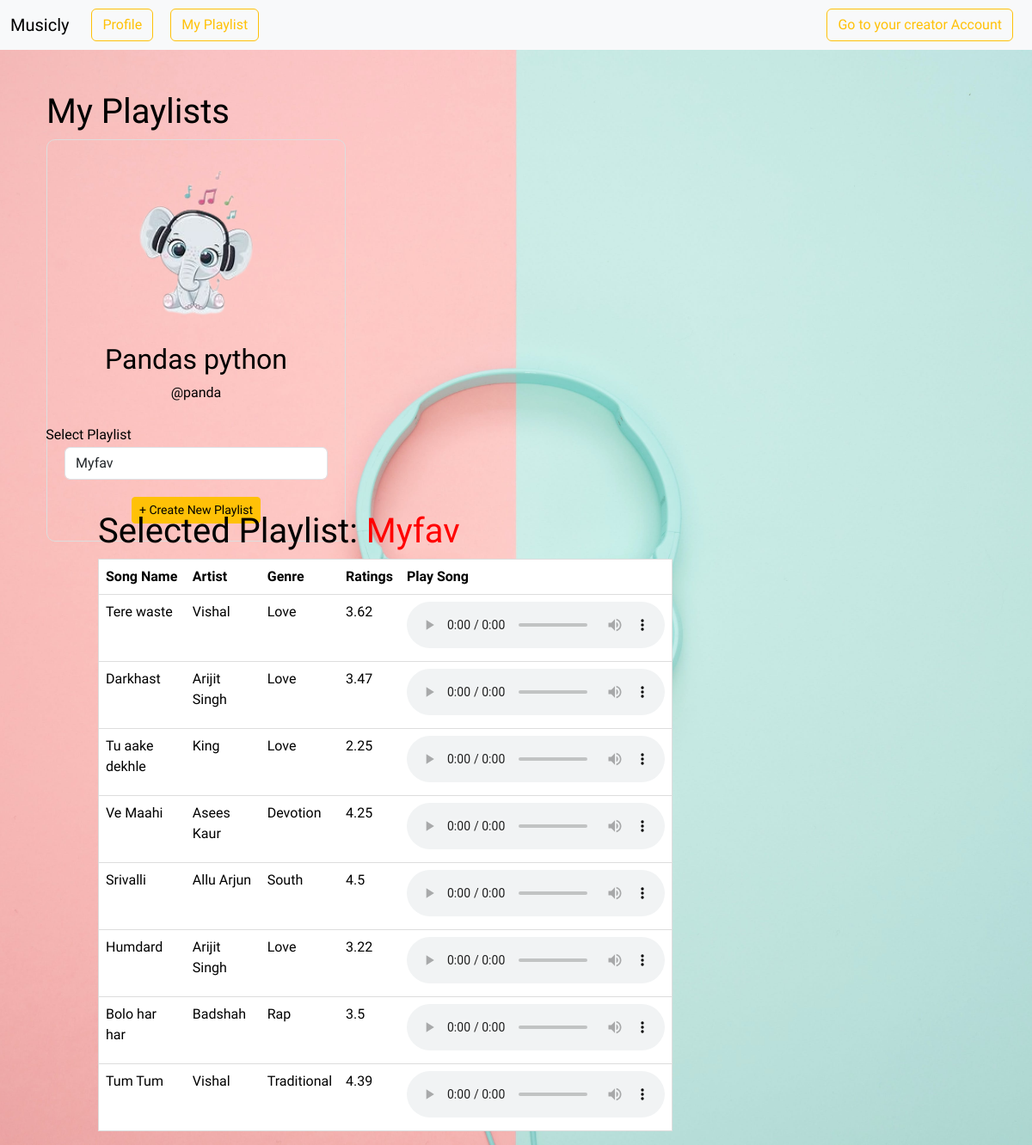
The page /playlist (signed in) on the database its author committed.
### models.py (models this page shows, shortened)
class User(UserMixin, db.Model):
    __tablename__ = 'User'
    id = db.Column(db.Integer, primary_key = True)
    username = db.Column(db.String(32), unique = True, nullable=False)
    passhash = db.Column(db.String(512), nullable = False)
    name = db.Column(db.String(32), nullable=True)
    email = db.Column(db.String(120), unique =True, nullable = False)
    role = db.Column(db.String(26), nullable = False, default='User')
    is_admin = db.Column(db.Boolean, nullable=False, default=False)
    status = db.Column(db.String(16), nullable=False, default="white")
    @property
    def password(self):
        raise AttributeError("Password is not a readable attribute")

class Playlist(db.Model):
    __tablename__='Playlist'
    id = db.Column(db.Integer, primary_key=True)
    owner = db.Column(db.Integer, db.ForeignKey('User.id'), nullable=False)
    playlist_name = db.Column(db.String(255), nullable=False)
    songs = db.Relationship('Songs', secondary="playlist_songs", backref='Playlist') # lazy = True

class Songs(db.Model):
    __tablename__ = 'Songs'
    id = db.Column(db.Integer, primary_key = True)
    name = db.Column(db.String(120), nullable=False)
    artist = db.Column(db.String(32))
    lyrics = db.Column(db.String(1024), nullable = False)
    rating = db.Column(db.Integer, nullable = False, default=0)
    genre = db.Column(db.String(26), nullable=False)
    filename = db.Column(db.String(255), nullable=False)
    imagepath = db.Column(db.String(255), nullable=False)
    album_id = db.Column(db.Integer, db.ForeignKey('Album.id'), nullable = False)
    CreatorId = db.Column(db.Integer, db.ForeignKey('User.id'), nullable = False)

### routes.py (the view)
@app.route('/playlist')
@auth_required
def playlist():
    try:
        user = User.query.get(session["user_id"])
        user_id = user.id
        playlists = db.session.query(Playlist).filter_by(owner = user_id).all()
        selected_playlist_id = request.args.get('playlist_id')
        selected_playlist = next((playlist for playlist in playlists if str(playlist.id) == selected_playlist_id), playlists[0])
        return render_template("playlist.html", user = user, playlists = playlists, selected_playlist=selected_playlist)
    except:
        flash("You haven't created any playlist, Create to continue", "danger")
        return redirect(url_for("createPlaylist"))

### routes.py (called while the page is built)
def auth_required(func):
    @wraps(func)
    def inner(*args, **kwargs):
        if "user_id" not in session:
            flash("Login required.", 'danger')
            return redirect(url_for("login"))
        return func(*args, **kwargs)
    return inner

### templates/playlist.html (shortened to what this page needs)
{% extends 'layout.html' %}
{% block content %}
<div class="container mt-5">
    <h1>My Playlists</h1>
    <div class="row">
        <div class="col-md-4">
            <div class="user-info">
                <img src="../static/icons/ele.png" class="img-fluid rounded-circle mb-3" alt="Music Icon">
                <h2>{{ user.name }}</h2>
                <p>@{{ user.username }}</p>
                <p class="pt">Select Playlist</p>
                <select class="form-control" id="playlistDropdown" onchange="changePlaylist(this)">
                    {% for playlist in playlists %}
                        <option value="{{ playlist.id }}" {% if playlist.id == selected_playlist.id %}selected{% endif %}>{{ playlist.playlist_name }}</option>
                    {% endfor %}
                </select>
                <a href="/createPlaylist" class="btn btn-warning btn-sm bttn"><span class="plus-sign">+</span> Create New Playlist</a>
            </div>
        </div>
<div class="col-md-8 mt">
    <h1>Selected Playlist: <span style="color: red;">{{ selected_playlist.playlist_name }}</span></h1>
    <table class="table playlist-table">
        <thead>
            <tr>
                <th>Song Name</th>
                <th>Artist</th>
                <th>Genre</th>
                <th>Ratings</th>
                <th>Play Song</th>
            </tr>
        </thead>
        <tbody>
            {% if selected_playlist %}
                {% for song in selected_playlist.songs %}
                    <tr>
                        <td>{{ song.name }}</td>
                        <td>{{ song.artist }}</td>
                        <td>{{ song.genre }}</td>
                        <td>{{ song.rating }}</td>
                        <td>
                            <audio controls>
                                <source src="{{ url_for('static', filename='audios/' + song.filename) }}" type="audio/mpeg">
                            </audio>
                        </td>
                    </tr>
                {% endfor %}
            {% else %}
                <tr>
                    <td colspan="3">No playlist selected.</td>
                </tr>
            {% endif %}
        </tbody>
    </table>
</div>
{% endblock %}

### templates/layout.html (style rules this page uses)
body { margin: 0; padding: 0; font-family: 'Balsamiq Sans', 'cursive'; background-color: #454f58; background: center/cover no-repeat url('../static/icons/bg1.jpg'); background-repeat: no-repeat; color: black; }

### templates/playlist.html (style rules this page uses)
img { width: 200px; height: 200px; }
.mt { margin-left: 60px; width: 62%; margin-top: -56px; }
.bttn { margin-top: 20px; }
.pt { margin-left: -250px; margin-top: 25px; margin-bottom: 2px; }
.user-info { border: 1px solid #ddd; padding: 20px; text-align: center; border-radius: 10px; margin-bottom: 20px; }
.playlist-table { margin-top: 1px; padding: 20px; border: 1px solid #ddd; border-radius: 10px; background-color: yellow; }

### rows shown on the page
User: name "Pandas python", username "panda"
Playlist: playlist_name "Myfav"
Songs: name "Tere waste", artist "Vishal", genre "Love", rating "3.62"
Songs: name "Darkhast", artist "Arijit Singh", genre "Love", rating "3.47"
Songs: name "Tu aake dekhle", artist "King", genre "Love", rating "2.25"
Songs: name "Ve Maahi", artist "Asees Kaur", genre "Devotion", rating "4.25"
Songs: name "Srivalli", artist "Allu Arjun", genre "South", rating "4.5"
Songs: name "Humdard", artist "Arijit Singh", genre "Love", rating "3.22"
Songs: name "Bolo har har", artist "Badshah", genre "Rap", rating "3.5"
Songs: name "Tum Tum", artist "Vishal", genre "Traditional", rating "4.39"

### other values the page prints
form field value "Myfav"
